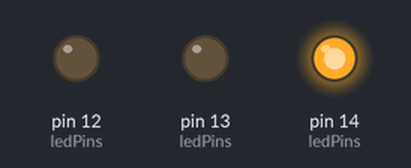
The sketch below on a simulated Arduino Uno, built with avr-gcc and run on an emulated ATmega328P. Shown: output pins drawn as LEDs (lit = HIGH).

Above: at 0.5 s.
At 2.5 s:
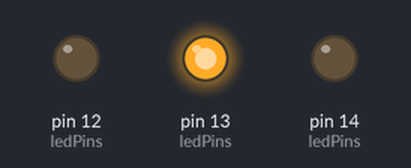
At 4.5 s:
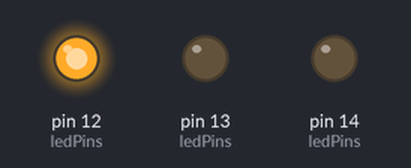
At 5.5 s:
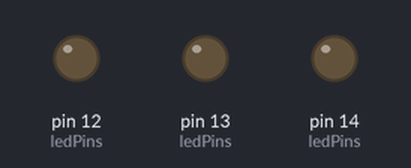
Timing chart, 0 to 7.8 s (numbered marks = the images above):
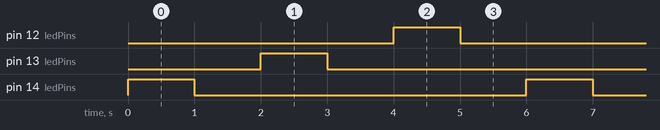

The sketch:

blink-leds-sequencial.ino
```cpp
/*
  Blink LED Sequencial

  Pisca os LEDs sequencialmente em intervalos de 1 segundo entre eles.

Autor: Fabio Souza
Data: 30/08/2023
*/

//mapeamento de pinos
#define LED_VERMELHO 14   // Pino do LED Vermelho
#define LED_VERDE 13      // Pino do LED Verde
#define LED_AZUL 12       // Pino do LED Azul
#define BOTAO_1 7         // Pino do Botão 1
#define BOTAO_2 6         // Pino do Botão 2
#define BOTAO_3 5         // Pino do Botão 3
#define BOTAO_4 4         // Pino do Botão 4
#define BOTAO_5 3         // Pino do Botão 5
#define BOTAO_6 2         // Pino do Botão 6
#define BUZZER 17         // Pino do Buzzer
#define DHT11 15          // Pino do DHT11
#define LDR 1             // Pino do LDR
#define OLED_SDA 8        // Pino SDA do OLED
#define OLED_SCL 9        // Pino SCL do OLED

//mapeamento de botões
#define BT_UP BOTAO_1     // Botão UP - botão 1
#define BT_DOWN BOTAO_4   // Botão DOWN - botão 4
#define BT_LEFT BOTAO_2   // Botão LEFT - botão 2
#define BT_RIGHT BOTAO_3  // Botão RIGHT - botão 3
#define BT_A BOTAO_6      // Botão A - botão 6
#define BT_B BOTAO_5      // Botão B - botão 5


// Definindo os pinos dos LEDs
const int ledPins[] = {LED_VERMELHO, LED_VERDE,LED_AZUL}; // Pinos dos LEDs Vermelho, Verde e Azul

void setup() {
  // Configurando os pinos dos LEDs como saídas
  for (int i = 0; i < sizeof(ledPins) / sizeof(ledPins[0]); i++) {    //loop para configurar os pinos dos LEDs
    pinMode(ledPins[i], OUTPUT);                                      //configura o pino como saída
  }
}

void loop() {
  // Fazendo cada LED piscar sequencialmente
  for (int i = 0; i < sizeof(ledPins) / sizeof(ledPins[0]); i++) {
    digitalWrite(ledPins[i], HIGH);                                 // Ligando o LED
    delay(1000);                                                    // Aguardando 1 segundo
    digitalWrite(ledPins[i], LOW);                                  // Desligando o LED
    delay(1000);                                                    // Aguardando 1 segundo entre os LEDs
  }
}
```

Measured:
- by itself, pin 12 (ledPins), pin 13 (ledPins), pin 14 (ledPins): alternates HIGH for 1.0 s and LOW for 5.0 s
- by itself, everything shown: repeats every 6.0 s, in 6 steps
